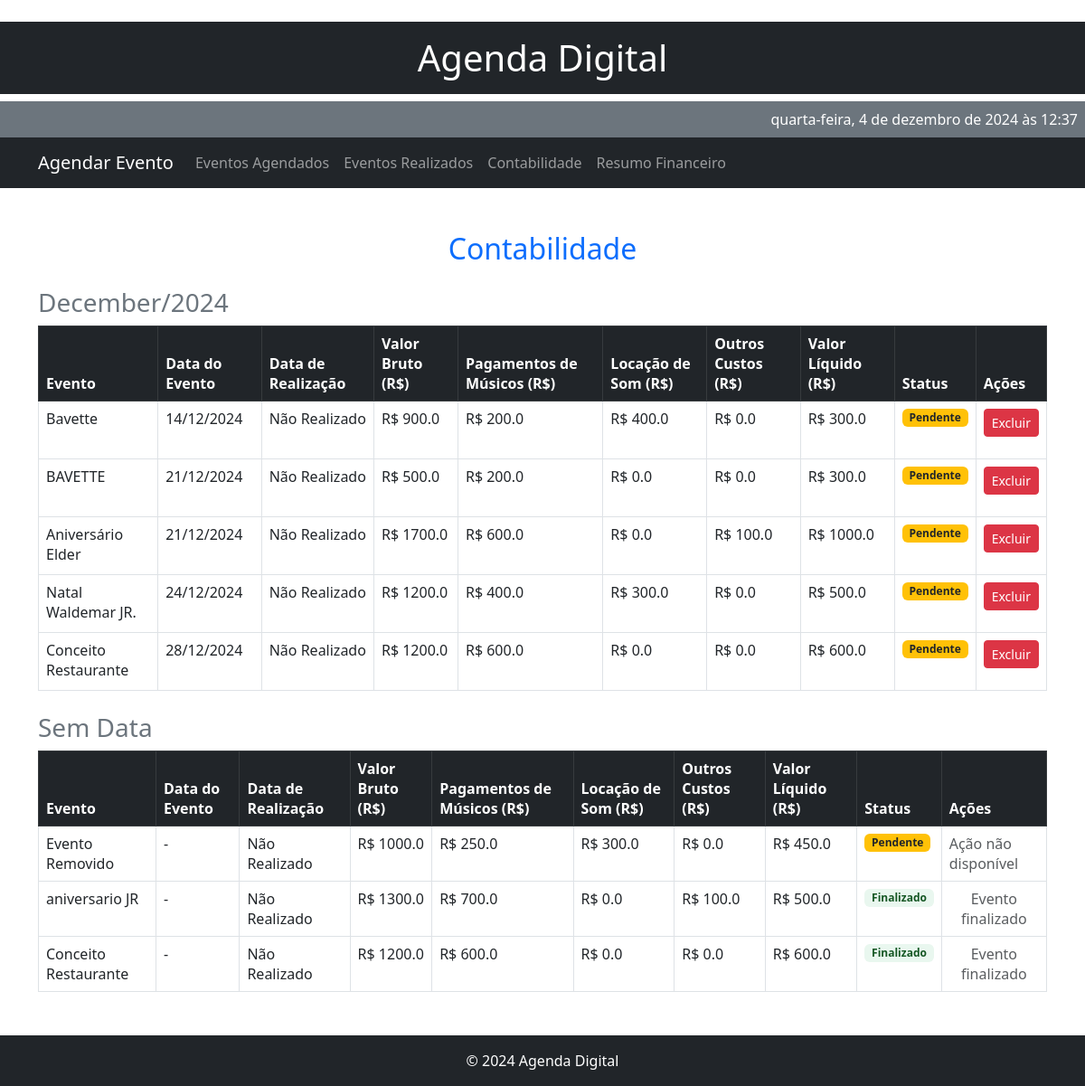
The page /contabilidade on the database its author committed.
### models.py (models this page shows)
class Contabilidade(db.Model):
    id = db.Column(db.Integer, primary_key=True)
    evento_id = db.Column(db.Integer, db.ForeignKey('evento.id'), nullable=True)
    evento_titulo = db.Column(db.String(100), nullable=True)  # Título do evento
    valor_bruto = db.Column(db.Float, nullable=False, default=0.0)
    pagamento_musicos = db.Column(db.Float, nullable=False, default=0.0)
    locacao_som = db.Column(db.Float, nullable=False, default=0.0)
    outros_custos = db.Column(db.Float, nullable=False, default=0.0)
    valor_liquido = db.Column(db.Float, nullable=False, default=0.0)
    mes_ano = db.Column(db.String(7), nullable=True)
    realizado = db.Column(db.Boolean, nullable=False, default=False)
    data_realizacao = db.Column(db.String(10), nullable=True)  # Nova coluna para data de realização
    evento = db.relationship('Evento', backref=db.backref('contabilidade', uselist=False))

class Evento(db.Model):
    id = db.Column(db.Integer, primary_key=True)
    tipo = db.Column(db.String(50), nullable=False)
    titulo = db.Column(db.String(100), nullable=False)
    data = db.Column(db.String(10), nullable=False)
    hora = db.Column(db.String(5), nullable=False)
    descricao = db.Column(db.Text, nullable=True)
    repetir = db.Column(db.Boolean, default=False)  # Campo para eventos semanais

### app.py (the view)
@app.route('/contabilidade')
def contabilidade():
    contabilidade_data = Contabilidade.query.order_by(Contabilidade.mes_ano.desc()).all()
    contabilidade_by_date = defaultdict(list)
    for cont in contabilidade_data:
        if cont.evento and cont.evento.data:
            try:
                event_date = datetime.strptime(cont.evento.data, "%Y-%m-%d") if isinstance(cont.evento.data, str) else cont.evento.data
                date_key = event_date.strftime("%B/%Y").capitalize()  # Exemplo: Dezembro/2024
            except ValueError:
                date_key = "Data Inválida"
        else:
            date_key = "Sem Data"
        contabilidade_by_date[date_key].append(cont)
    for key in contabilidade_by_date:
        contabilidade_by_date[key].sort(key=lambda x: x.evento.data if x.evento and x.evento.data else "")
    return render_template('contabilidade.html', contabilidade_by_date=contabilidade_by_date)

### app.py (called while the page is built)
def format_datetime(value):
    if value:
        return datetime.strptime(value, "%Y-%m-%d").strftime("%d/%m/%Y")
    return value

### templates/contabilidade.html
﻿{% extends 'base.html' %}
{% block content %}
<div class="container my-5">
    <h2 class="text-center text-primary mb-4">Contabilidade</h2>
    {% if contabilidade_by_date %}
        {% for date, events in contabilidade_by_date.items() %}
        <div class="my-4">
            <h3 class="text-secondary">{{ date }}</h3>
            <table class="table table-bordered">
                <thead class="table-dark">
                    <tr>
                        <th>Evento</th>
                        <th>Data do Evento</th>
                        <th>Data de Realização</th>
                        <th>Valor Bruto (R$)</th>
                        <th>Pagamentos de Músicos (R$)</th>
                        <th>Locação de Som (R$)</th>
                        <th>Outros Custos (R$)</th>
                        <th>Valor Líquido (R$)</th>
                        <th>Status</th>
                        <th>Ações</th>
                    </tr>
                </thead>
                <tbody>
                    {% for cont in events %}
                    <tr>
                        <td>
                            {% if cont.evento %}
                                {{ cont.evento.titulo }}
                            {% elif cont.evento_titulo %}
                                {{ cont.evento_titulo }}
                            {% else %}
                                Evento Removido
                            {% endif %}
                        </td>
                        <td>
                            {% if cont.evento %}
                                {{ cont.evento.data | format_datetime }}
                            {% else %}
                                -
                            {% endif %}
                        </td>
                        <td>
                            {% if cont.realizado and cont.data_realizacao %}
                                {{ cont.data_realizacao | format_datetime }}
                            {% else %}
                                Não Realizado
                            {% endif %}
                        </td>
                        <td>R$ {{ cont.valor_bruto | round(2) }}</td>
                        <td>R$ {{ cont.pagamento_musicos | round(2) }}</td>
                        <td>R$ {{ cont.locacao_som | round(2) }}</td>
                        <td>R$ {{ cont.outros_custos | round(2) }}</td>
                        <td>R$ {{ cont.valor_liquido | round(2) }}</td>
                        <td>
                            {% if cont.realizado %}
                                <span class="badge bg-success">Finalizado</span>
                            {% else %}
                                <span class="badge bg-warning text-dark">Pendente</span>
                            {% endif %}
                        </td>
                        <td>
                            {% if cont.realizado %}
                                <span class="text-muted d-block text-center">Evento finalizado</span>
                            {% elif cont.evento_id %}
                                <form action="{{ url_for('excluir_evento', event_id=cont.evento_id) }}" method="post">
                                    <button class="btn btn-danger btn-sm w-100">Excluir</button>
                                </form>
                            {% else %}
                                <span class="text-muted">Ação não disponível</span>
                            {% endif %}
                        </td>
                    </tr>
                    {% endfor %}
                </tbody>
            </table>
        </div>
        {% endfor %}
    {% else %}
    <p class="text-center">Nenhum dado de contabilidade encontrado.</p>
    {% endif %}
</div>
{% endblock %}

### static/css/styles.css (style rules this page uses)
.bg-success { background-color: #e9f7ef !important; border-color: #d4edda !important; color: #155724 !important; }

### rows shown on the page
Contabilidade: evento.titulo "Bavette", evento.data "14/12/2024", realizado "Não Realizado", valor_bruto "900.0", pagamento_musicos "200.0", locacao_som "400.0", outros_custos "0.0", valor_liquido "300.0"
Contabilidade: evento.titulo "BAVETTE", evento.data "21/12/2024", realizado "Não Realizado", valor_bruto "500.0", pagamento_musicos "200.0", locacao_som "0.0", outros_custos "0.0", valor_liquido "300.0"
Contabilidade: evento.titulo "Aniversário Elder", evento.data "21/12/2024", realizado "Não Realizado", valor_bruto "1700.0", pagamento_musicos "600.0", locacao_som "0.0", outros_custos "100.0", valor_liquido "1000.0"
Contabilidade: evento.titulo "Natal Waldemar JR.", evento.data "24/12/2024", realizado "Não Realizado", valor_bruto "1200.0", pagamento_musicos "400.0", locacao_som "300.0", outros_custos "0.0", valor_liquido "500.0"
Contabilidade: evento.titulo "Conceito Restaurante", evento.data "28/12/2024", realizado "Não Realizado", valor_bruto "1200.0", pagamento_musicos "600.0", locacao_som "0.0", outros_custos "0.0", valor_liquido "600.0"
Contabilidade: shows "Evento Removido", realizado "Não Realizado", valor_bruto "1000.0", pagamento_musicos "250.0", locacao_som "300.0", outros_custos "0.0", valor_liquido "450.0"
Contabilidade: evento_titulo "aniversario JR", realizado "Não Realizado", valor_bruto "1300.0", pagamento_musicos "700.0", locacao_som "0.0", outros_custos "100.0", valor_liquido "500.0"
Contabilidade: evento_titulo "Conceito Restaurante", realizado "Não Realizado", valor_bruto "1200.0", pagamento_musicos "600.0", locacao_som "0.0", outros_custos "0.0", valor_liquido "600.0"

### other values the page prints
{{ date }} "December/2024" "Sem Data"
